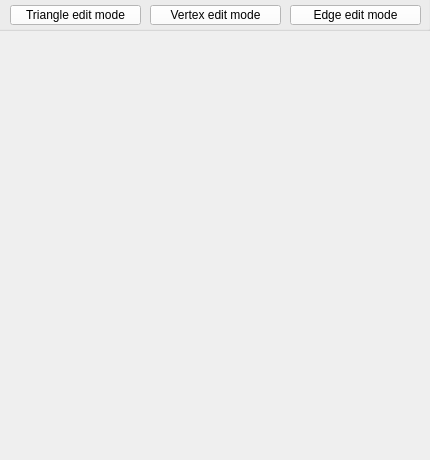
<?xml version="1.0" encoding="UTF-8"?>
<ui version="4.0">
 <class>CQDlgShapeEditionContainer</class>
 <widget class="QDialog" name="CQDlgShapeEditionContainer">
  <property name="geometry">
   <rect>
    <x>0</x>
    <y>0</y>
    <width>430</width>
    <height>460</height>
   </rect>
  </property>
  <property name="windowTitle">
   <string>Shape Edition</string>
  </property>
  <property name="windowOpacity">
   <double>1.000000000000000</double>
  </property>
  <property name="locale">
   <locale language="English" country="UnitedStates"/>
  </property>
  <widget class="QToolButton" name="qqTriangleMode">
   <property name="geometry">
    <rect>
     <x>10</x>
     <y>5</y>
     <width>131</width>
     <height>20</height>
    </rect>
   </property>
   <property name="palette">
    <palette>
     <active>
      <colorrole role="WindowText">
       <brush brushstyle="SolidPattern">
        <color alpha="255">
         <red>0</red>
         <green>0</green>
         <blue>0</blue>
        </color>
       </brush>
      </colorrole>
      <colorrole role="Button">
       <brush brushstyle="SolidPattern">
        <color alpha="255">
         <red>255</red>
         <green>255</green>
         <blue>255</blue>
        </color>
       </brush>
      </colorrole>
      <colorrole role="Light">
       <brush brushstyle="SolidPattern">
        <color alpha="255">
         <red>255</red>
         <green>255</green>
         <blue>255</blue>
        </color>
       </brush>
      </colorrole>
      <colorrole role="Midlight">
       <brush brushstyle="SolidPattern">
        <color alpha="255">
         <red>255</red>
         <green>255</green>
         <blue>255</blue>
        </color>
       </brush>
      </colorrole>
      <colorrole role="Dark">
       <brush brushstyle="SolidPattern">
        <color alpha="255">
         <red>127</red>
         <green>127</green>
         <blue>127</blue>
        </color>
       </brush>
      </colorrole>
      <colorrole role="Mid">
       <brush brushstyle="SolidPattern">
        <color alpha="255">
         <red>170</red>
         <green>170</green>
         <blue>170</blue>
        </color>
       </brush>
      </colorrole>
      <colorrole role="Text">
       <brush brushstyle="SolidPattern">
        <color alpha="255">
         <red>0</red>
         <green>0</green>
         <blue>0</blue>
        </color>
       </brush>
      </colorrole>
      <colorrole role="BrightText">
       <brush brushstyle="SolidPattern">
        <color alpha="255">
         <red>255</red>
         <green>255</green>
         <blue>255</blue>
        </color>
       </brush>
      </colorrole>
      <colorrole role="ButtonText">
       <brush brushstyle="SolidPattern">
        <color alpha="255">
         <red>0</red>
         <green>0</green>
         <blue>0</blue>
        </color>
       </brush>
      </colorrole>
      <colorrole role="Base">
       <brush brushstyle="SolidPattern">
        <color alpha="255">
         <red>255</red>
         <green>255</green>
         <blue>255</blue>
        </color>
       </brush>
      </colorrole>
      <colorrole role="Window">
       <brush brushstyle="SolidPattern">
        <color alpha="255">
         <red>255</red>
         <green>255</green>
         <blue>255</blue>
        </color>
       </brush>
      </colorrole>
      <colorrole role="Shadow">
       <brush brushstyle="SolidPattern">
        <color alpha="255">
         <red>0</red>
         <green>0</green>
         <blue>0</blue>
        </color>
       </brush>
      </colorrole>
      <colorrole role="AlternateBase">
       <brush brushstyle="SolidPattern">
        <color alpha="255">
         <red>255</red>
         <green>255</green>
         <blue>255</blue>
        </color>
       </brush>
      </colorrole>
      <colorrole role="ToolTipBase">
       <brush brushstyle="SolidPattern">
        <color alpha="255">
         <red>255</red>
         <green>255</green>
         <blue>220</blue>
        </color>
       </brush>
      </colorrole>
      <colorrole role="ToolTipText">
       <brush brushstyle="SolidPattern">
        <color alpha="255">
         <red>0</red>
         <green>0</green>
         <blue>0</blue>
        </color>
       </brush>
      </colorrole>
      <colorrole role="PlaceholderText">
       <brush brushstyle="NoBrush">
        <color alpha="128">
         <red>0</red>
         <green>0</green>
         <blue>0</blue>
        </color>
       </brush>
      </colorrole>
     </active>
     <inactive>
      <colorrole role="WindowText">
       <brush brushstyle="SolidPattern">
        <color alpha="255">
         <red>0</red>
         <green>0</green>
         <blue>0</blue>
        </color>
       </brush>
      </colorrole>
      <colorrole role="Button">
       <brush brushstyle="SolidPattern">
        <color alpha="255">
         <red>255</red>
         <green>255</green>
         <blue>255</blue>
        </color>
       </brush>
      </colorrole>
      <colorrole role="Light">
       <brush brushstyle="SolidPattern">
        <color alpha="255">
         <red>255</red>
         <green>255</green>
         <blue>255</blue>
        </color>
       </brush>
      </colorrole>
      <colorrole role="Midlight">
       <brush brushstyle="SolidPattern">
        <color alpha="255">
         <red>255</red>
         <green>255</green>
         <blue>255</blue>
        </color>
       </brush>
      </colorrole>
      <colorrole role="Dark">
       <brush brushstyle="SolidPattern">
        <color alpha="255">
         <red>127</red>
         <green>127</green>
         <blue>127</blue>
        </color>
       </brush>
      </colorrole>
      <colorrole role="Mid">
       <brush brushstyle="SolidPattern">
        <color alpha="255">
         <red>170</red>
         <green>170</green>
         <blue>170</blue>
        </color>
       </brush>
      </colorrole>
      <colorrole role="Text">
       <brush brushstyle="SolidPattern">
        <color alpha="255">
         <red>0</red>
         <green>0</green>
         <blue>0</blue>
        </color>
       </brush>
      </colorrole>
      <colorrole role="BrightText">
       <brush brushstyle="SolidPattern">
        <color alpha="255">
         <red>255</red>
         <green>255</green>
         <blue>255</blue>
        </color>
       </brush>
      </colorrole>
      <colorrole role="ButtonText">
       <brush brushstyle="SolidPattern">
        <color alpha="255">
         <red>0</red>
         <green>0</green>
         <blue>0</blue>
        </color>
       </brush>
      </colorrole>
      <colorrole role="Base">
       <brush brushstyle="SolidPattern">
        <color alpha="255">
         <red>255</red>
         <green>255</green>
         <blue>255</blue>
        </color>
       </brush>
      </colorrole>
      <colorrole role="Window">
       <brush brushstyle="SolidPattern">
        <color alpha="255">
         <red>255</red>
         <green>255</green>
         <blue>255</blue>
        </color>
       </brush>
      </colorrole>
      <colorrole role="Shadow">
       <brush brushstyle="SolidPattern">
        <color alpha="255">
         <red>0</red>
         <green>0</green>
         <blue>0</blue>
        </color>
       </brush>
      </colorrole>
      <colorrole role="AlternateBase">
       <brush brushstyle="SolidPattern">
        <color alpha="255">
         <red>255</red>
         <green>255</green>
         <blue>255</blue>
        </color>
       </brush>
      </colorrole>
      <colorrole role="ToolTipBase">
       <brush brushstyle="SolidPattern">
        <color alpha="255">
         <red>255</red>
         <green>255</green>
         <blue>220</blue>
        </color>
       </brush>
      </colorrole>
      <colorrole role="ToolTipText">
       <brush brushstyle="SolidPattern">
        <color alpha="255">
         <red>0</red>
         <green>0</green>
         <blue>0</blue>
        </color>
       </brush>
      </colorrole>
      <colorrole role="PlaceholderText">
       <brush brushstyle="NoBrush">
        <color alpha="128">
         <red>0</red>
         <green>0</green>
         <blue>0</blue>
        </color>
       </brush>
      </colorrole>
     </inactive>
     <disabled>
      <colorrole role="WindowText">
       <brush brushstyle="SolidPattern">
        <color alpha="255">
         <red>127</red>
         <green>127</green>
         <blue>127</blue>
        </color>
       </brush>
      </colorrole>
      <colorrole role="Button">
       <brush brushstyle="SolidPattern">
        <color alpha="255">
         <red>255</red>
         <green>255</green>
         <blue>255</blue>
        </color>
       </brush>
      </colorrole>
      <colorrole role="Light">
       <brush brushstyle="SolidPattern">
        <color alpha="255">
         <red>255</red>
         <green>255</green>
         <blue>255</blue>
        </color>
       </brush>
      </colorrole>
      <colorrole role="Midlight">
       <brush brushstyle="SolidPattern">
        <color alpha="255">
         <red>255</red>
         <green>255</green>
         <blue>255</blue>
        </color>
       </brush>
      </colorrole>
      <colorrole role="Dark">
       <brush brushstyle="SolidPattern">
        <color alpha="255">
         <red>127</red>
         <green>127</green>
         <blue>127</blue>
        </color>
       </brush>
      </colorrole>
      <colorrole role="Mid">
       <brush brushstyle="SolidPattern">
        <color alpha="255">
         <red>170</red>
         <green>170</green>
         <blue>170</blue>
        </color>
       </brush>
      </colorrole>
      <colorrole role="Text">
       <brush brushstyle="SolidPattern">
        <color alpha="255">
         <red>127</red>
         <green>127</green>
         <blue>127</blue>
        </color>
       </brush>
      </colorrole>
      <colorrole role="BrightText">
       <brush brushstyle="SolidPattern">
        <color alpha="255">
         <red>255</red>
         <green>255</green>
         <blue>255</blue>
        </color>
       </brush>
      </colorrole>
      <colorrole role="ButtonText">
       <brush brushstyle="SolidPattern">
        <color alpha="255">
         <red>127</red>
         <green>127</green>
         <blue>127</blue>
        </color>
       </brush>
      </colorrole>
      <colorrole role="Base">
       <brush brushstyle="SolidPattern">
        <color alpha="255">
         <red>255</red>
         <green>255</green>
         <blue>255</blue>
        </color>
       </brush>
      </colorrole>
      <colorrole role="Window">
       <brush brushstyle="SolidPattern">
        <color alpha="255">
         <red>255</red>
         <green>255</green>
         <blue>255</blue>
        </color>
       </brush>
      </colorrole>
      <colorrole role="Shadow">
       <brush brushstyle="SolidPattern">
        <color alpha="255">
         <red>0</red>
         <green>0</green>
         <blue>0</blue>
        </color>
       </brush>
      </colorrole>
      <colorrole role="AlternateBase">
       <brush brushstyle="SolidPattern">
        <color alpha="255">
         <red>255</red>
         <green>255</green>
         <blue>255</blue>
        </color>
       </brush>
      </colorrole>
      <colorrole role="ToolTipBase">
       <brush brushstyle="SolidPattern">
        <color alpha="255">
         <red>255</red>
         <green>255</green>
         <blue>220</blue>
        </color>
       </brush>
      </colorrole>
      <colorrole role="ToolTipText">
       <brush brushstyle="SolidPattern">
        <color alpha="255">
         <red>0</red>
         <green>0</green>
         <blue>0</blue>
        </color>
       </brush>
      </colorrole>
      <colorrole role="PlaceholderText">
       <brush brushstyle="NoBrush">
        <color alpha="128">
         <red>0</red>
         <green>0</green>
         <blue>0</blue>
        </color>
       </brush>
      </colorrole>
     </disabled>
    </palette>
   </property>
   <property name="mouseTracking">
    <bool>false</bool>
   </property>
   <property name="text">
    <string>Triangle edit mode</string>
   </property>
   <property name="checkable">
    <bool>true</bool>
   </property>
  </widget>
  <widget class="QToolButton" name="qqVertexMode">
   <property name="geometry">
    <rect>
     <x>150</x>
     <y>5</y>
     <width>131</width>
     <height>20</height>
    </rect>
   </property>
   <property name="palette">
    <palette>
     <active>
      <colorrole role="WindowText">
       <brush brushstyle="SolidPattern">
        <color alpha="255">
         <red>0</red>
         <green>0</green>
         <blue>0</blue>
        </color>
       </brush>
      </colorrole>
      <colorrole role="Button">
       <brush brushstyle="SolidPattern">
        <color alpha="255">
         <red>255</red>
         <green>255</green>
         <blue>255</blue>
        </color>
       </brush>
      </colorrole>
      <colorrole role="Light">
       <brush brushstyle="SolidPattern">
        <color alpha="255">
         <red>255</red>
         <green>255</green>
         <blue>255</blue>
        </color>
       </brush>
      </colorrole>
      <colorrole role="Midlight">
       <brush brushstyle="SolidPattern">
        <color alpha="255">
         <red>255</red>
         <green>255</green>
         <blue>255</blue>
        </color>
       </brush>
      </colorrole>
      <colorrole role="Dark">
       <brush brushstyle="SolidPattern">
        <color alpha="255">
         <red>127</red>
         <green>127</green>
         <blue>127</blue>
        </color>
       </brush>
      </colorrole>
      <colorrole role="Mid">
       <brush brushstyle="SolidPattern">
        <color alpha="255">
         <red>170</red>
         <green>170</green>
         <blue>170</blue>
        </color>
       </brush>
      </colorrole>
      <colorrole role="Text">
       <brush brushstyle="SolidPattern">
        <color alpha="255">
         <red>0</red>
         <green>0</green>
         <blue>0</blue>
        </color>
       </brush>
      </colorrole>
      <colorrole role="BrightText">
       <brush brushstyle="SolidPattern">
        <color alpha="255">
         <red>255</red>
         <green>255</green>
         <blue>255</blue>
        </color>
       </brush>
      </colorrole>
      <colorrole role="ButtonText">
       <brush brushstyle="SolidPattern">
        <color alpha="255">
         <red>0</red>
         <green>0</green>
         <blue>0</blue>
        </color>
       </brush>
      </colorrole>
      <colorrole role="Base">
       <brush brushstyle="SolidPattern">
        <color alpha="255">
         <red>255</red>
         <green>255</green>
         <blue>255</blue>
        </color>
       </brush>
      </colorrole>
      <colorrole role="Window">
       <brush brushstyle="SolidPattern">
        <color alpha="255">
         <red>255</red>
         <green>255</green>
         <blue>255</blue>
        </color>
       </brush>
      </colorrole>
      <colorrole role="Shadow">
       <brush brushstyle="SolidPattern">
        <color alpha="255">
         <red>0</red>
         <green>0</green>
         <blue>0</blue>
        </color>
       </brush>
      </colorrole>
      <colorrole role="AlternateBase">
       <brush brushstyle="SolidPattern">
        <color alpha="255">
         <red>255</red>
         <green>255</green>
         <blue>255</blue>
        </color>
       </brush>
      </colorrole>
      <colorrole role="ToolTipBase">
       <brush brushstyle="SolidPattern">
        <color alpha="255">
         <red>255</red>
         <green>255</green>
         <blue>220</blue>
        </color>
       </brush>
      </colorrole>
      <colorrole role="ToolTipText">
       <brush brushstyle="SolidPattern">
        <color alpha="255">
         <red>0</red>
         <green>0</green>
         <blue>0</blue>
        </color>
       </brush>
      </colorrole>
      <colorrole role="PlaceholderText">
       <brush brushstyle="NoBrush">
        <color alpha="128">
         <red>0</red>
         <green>0</green>
         <blue>0</blue>
        </color>
       </brush>
      </colorrole>
     </active>
     <inactive>
      <colorrole role="WindowText">
       <brush brushstyle="SolidPattern">
        <color alpha="255">
         <red>0</red>
         <green>0</green>
         <blue>0</blue>
        </color>
       </brush>
      </colorrole>
      <colorrole role="Button">
       <brush brushstyle="SolidPattern">
        <color alpha="255">
         <red>255</red>
         <green>255</green>
         <blue>255</blue>
        </color>
       </brush>
      </colorrole>
      <colorrole role="Light">
       <brush brushstyle="SolidPattern">
        <color alpha="255">
         <red>255</red>
         <green>255</green>
         <blue>255</blue>
        </color>
       </brush>
      </colorrole>
      <colorrole role="Midlight">
       <brush brushstyle="SolidPattern">
        <color alpha="255">
         <red>255</red>
         <green>255</green>
         <blue>255</blue>
        </color>
       </brush>
      </colorrole>
      <colorrole role="Dark">
       <brush brushstyle="SolidPattern">
        <color alpha="255">
         <red>127</red>
         <green>127</green>
         <blue>127</blue>
        </color>
       </brush>
      </colorrole>
      <colorrole role="Mid">
       <brush brushstyle="SolidPattern">
        <color alpha="255">
         <red>170</red>
         <green>170</green>
         <blue>170</blue>
        </color>
       </brush>
      </colorrole>
      <colorrole role="Text">
       <brush brushstyle="SolidPattern">
        <color alpha="255">
         <red>0</red>
         <green>0</green>
         <blue>0</blue>
        </color>
       </brush>
      </colorrole>
      <colorrole role="BrightText">
       <brush brushstyle="SolidPattern">
        <color alpha="255">
         <red>255</red>
         <green>255</green>
         <blue>255</blue>
        </color>
       </brush>
      </colorrole>
      <colorrole role="ButtonText">
       <brush brushstyle="SolidPattern">
        <color alpha="255">
         <red>0</red>
         <green>0</green>
         <blue>0</blue>
        </color>
       </brush>
      </colorrole>
      <colorrole role="Base">
       <brush brushstyle="SolidPattern">
        <color alpha="255">
         <red>255</red>
         <green>255</green>
         <blue>255</blue>
        </color>
       </brush>
      </colorrole>
      <colorrole role="Window">
       <brush brushstyle="SolidPattern">
        <color alpha="255">
         <red>255</red>
         <green>255</green>
         <blue>255</blue>
        </color>
       </brush>
      </colorrole>
      <colorrole role="Shadow">
       <brush brushstyle="SolidPattern">
        <color alpha="255">
         <red>0</red>
         <green>0</green>
         <blue>0</blue>
        </color>
       </brush>
      </colorrole>
      <colorrole role="AlternateBase">
       <brush brushstyle="SolidPattern">
        <color alpha="255">
         <red>255</red>
         <green>255</green>
         <blue>255</blue>
        </color>
       </brush>
      </colorrole>
      <colorrole role="ToolTipBase">
       <brush brushstyle="SolidPattern">
        <color alpha="255">
         <red>255</red>
         <green>255</green>
         <blue>220</blue>
        </color>
       </brush>
      </colorrole>
      <colorrole role="ToolTipText">
       <brush brushstyle="SolidPattern">
        <color alpha="255">
         <red>0</red>
         <green>0</green>
         <blue>0</blue>
        </color>
       </brush>
      </colorrole>
      <colorrole role="PlaceholderText">
       <brush brushstyle="NoBrush">
        <color alpha="128">
         <red>0</red>
         <green>0</green>
         <blue>0</blue>
        </color>
       </brush>
      </colorrole>
     </inactive>
     <disabled>
      <colorrole role="WindowText">
       <brush brushstyle="SolidPattern">
        <color alpha="255">
         <red>127</red>
         <green>127</green>
         <blue>127</blue>
        </color>
       </brush>
      </colorrole>
      <colorrole role="Button">
       <brush brushstyle="SolidPattern">
        <color alpha="255">
         <red>255</red>
         <green>255</green>
         <blue>255</blue>
        </color>
       </brush>
      </colorrole>
      <colorrole role="Light">
       <brush brushstyle="SolidPattern">
        <color alpha="255">
         <red>255</red>
         <green>255</green>
         <blue>255</blue>
        </color>
       </brush>
      </colorrole>
      <colorrole role="Midlight">
       <brush brushstyle="SolidPattern">
        <color alpha="255">
         <red>255</red>
         <green>255</green>
         <blue>255</blue>
        </color>
       </brush>
      </colorrole>
      <colorrole role="Dark">
       <brush brushstyle="SolidPattern">
        <color alpha="255">
         <red>127</red>
         <green>127</green>
         <blue>127</blue>
        </color>
       </brush>
      </colorrole>
      <colorrole role="Mid">
       <brush brushstyle="SolidPattern">
        <color alpha="255">
         <red>170</red>
         <green>170</green>
         <blue>170</blue>
        </color>
       </brush>
      </colorrole>
      <colorrole role="Text">
       <brush brushstyle="SolidPattern">
        <color alpha="255">
         <red>127</red>
         <green>127</green>
         <blue>127</blue>
        </color>
       </brush>
      </colorrole>
      <colorrole role="BrightText">
       <brush brushstyle="SolidPattern">
        <color alpha="255">
         <red>255</red>
         <green>255</green>
         <blue>255</blue>
        </color>
       </brush>
      </colorrole>
      <colorrole role="ButtonText">
       <brush brushstyle="SolidPattern">
        <color alpha="255">
         <red>127</red>
         <green>127</green>
         <blue>127</blue>
        </color>
       </brush>
      </colorrole>
      <colorrole role="Base">
       <brush brushstyle="SolidPattern">
        <color alpha="255">
         <red>255</red>
         <green>255</green>
         <blue>255</blue>
        </color>
       </brush>
      </colorrole>
      <colorrole role="Window">
       <brush brushstyle="SolidPattern">
        <color alpha="255">
         <red>255</red>
         <green>255</green>
         <blue>255</blue>
        </color>
       </brush>
      </colorrole>
      <colorrole role="Shadow">
       <brush brushstyle="SolidPattern">
        <color alpha="255">
         <red>0</red>
         <green>0</green>
         <blue>0</blue>
        </color>
       </brush>
      </colorrole>
      <colorrole role="AlternateBase">
       <brush brushstyle="SolidPattern">
        <color alpha="255">
         <red>255</red>
         <green>255</green>
         <blue>255</blue>
        </color>
       </brush>
      </colorrole>
      <colorrole role="ToolTipBase">
       <brush brushstyle="SolidPattern">
        <color alpha="255">
         <red>255</red>
         <green>255</green>
         <blue>220</blue>
        </color>
       </brush>
      </colorrole>
      <colorrole role="ToolTipText">
       <brush brushstyle="SolidPattern">
        <color alpha="255">
         <red>0</red>
         <green>0</green>
         <blue>0</blue>
        </color>
       </brush>
      </colorrole>
      <colorrole role="PlaceholderText">
       <brush brushstyle="NoBrush">
        <color alpha="128">
         <red>0</red>
         <green>0</green>
         <blue>0</blue>
        </color>
       </brush>
      </colorrole>
     </disabled>
    </palette>
   </property>
   <property name="mouseTracking">
    <bool>false</bool>
   </property>
   <property name="text">
    <string>Vertex edit mode</string>
   </property>
   <property name="checkable">
    <bool>true</bool>
   </property>
  </widget>
  <widget class="QToolButton" name="qqEdgeMode">
   <property name="geometry">
    <rect>
     <x>290</x>
     <y>5</y>
     <width>131</width>
     <height>20</height>
    </rect>
   </property>
   <property name="palette">
    <palette>
     <active>
      <colorrole role="WindowText">
       <brush brushstyle="SolidPattern">
        <color alpha="255">
         <red>0</red>
         <green>0</green>
         <blue>0</blue>
        </color>
       </brush>
      </colorrole>
      <colorrole role="Button">
       <brush brushstyle="SolidPattern">
        <color alpha="255">
         <red>255</red>
         <green>255</green>
         <blue>255</blue>
        </color>
       </brush>
      </colorrole>
      <colorrole role="Light">
       <brush brushstyle="SolidPattern">
        <color alpha="255">
         <red>255</red>
         <green>255</green>
         <blue>255</blue>
        </color>
       </brush>
      </colorrole>
      <colorrole role="Midlight">
       <brush brushstyle="SolidPattern">
        <color alpha="255">
         <red>255</red>
         <green>255</green>
         <blue>255</blue>
        </color>
       </brush>
      </colorrole>
      <colorrole role="Dark">
       <brush brushstyle="SolidPattern">
        <color alpha="255">
         <red>127</red>
         <green>127</green>
         <blue>127</blue>
        </color>
       </brush>
      </colorrole>
      <colorrole role="Mid">
       <brush brushstyle="SolidPattern">
        <color alpha="255">
         <red>170</red>
         <green>170</green>
         <blue>170</blue>
        </color>
       </brush>
      </colorrole>
      <colorrole role="Text">
       <brush brushstyle="SolidPattern">
        <color alpha="255">
         <red>0</red>
         <green>0</green>
         <blue>0</blue>
        </color>
       </brush>
      </colorrole>
      <colorrole role="BrightText">
       <brush brushstyle="SolidPattern">
        <color alpha="255">
         <red>255</red>
         <green>255</green>
         <blue>255</blue>
        </color>
       </brush>
      </colorrole>
      <colorrole role="ButtonText">
       <brush brushstyle="SolidPattern">
        <color alpha="255">
         <red>0</red>
         <green>0</green>
         <blue>0</blue>
        </color>
       </brush>
      </colorrole>
      <colorrole role="Base">
       <brush brushstyle="SolidPattern">
        <color alpha="255">
         <red>255</red>
         <green>255</green>
         <blue>255</blue>
        </color>
       </brush>
      </colorrole>
      <colorrole role="Window">
       <brush brushstyle="SolidPattern">
        <color alpha="255">
         <red>255</red>
         <green>255</green>
         <blue>255</blue>
        </color>
       </brush>
      </colorrole>
      <colorrole role="Shadow">
       <brush brushstyle="SolidPattern">
        <color alpha="255">
         <red>0</red>
         <green>0</green>
         <blue>0</blue>
        </color>
       </brush>
      </colorrole>
      <colorrole role="AlternateBase">
       <brush brushstyle="SolidPattern">
        <color alpha="255">
         <red>255</red>
         <green>255</green>
         <blue>255</blue>
        </color>
       </brush>
      </colorrole>
      <colorrole role="ToolTipBase">
       <brush brushstyle="SolidPattern">
        <color alpha="255">
         <red>255</red>
         <green>255</green>
         <blue>220</blue>
        </color>
       </brush>
      </colorrole>
      <colorrole role="ToolTipText">
       <brush brushstyle="SolidPattern">
        <color alpha="255">
         <red>0</red>
         <green>0</green>
         <blue>0</blue>
        </color>
       </brush>
      </colorrole>
      <colorrole role="PlaceholderText">
       <brush brushstyle="NoBrush">
        <color alpha="128">
         <red>0</red>
         <green>0</green>
         <blue>0</blue>
        </color>
       </brush>
      </colorrole>
     </active>
     <inactive>
      <colorrole role="WindowText">
       <brush brushstyle="SolidPattern">
        <color alpha="255">
         <red>0</red>
         <green>0</green>
         <blue>0</blue>
        </color>
       </brush>
      </colorrole>
      <colorrole role="Button">
       <brush brushstyle="SolidPattern">
        <color alpha="255">
         <red>255</red>
         <green>255</green>
         <blue>255</blue>
        </color>
       </brush>
      </colorrole>
      <colorrole role="Light">
       <brush brushstyle="SolidPattern">
        <color alpha="255">
         <red>255</red>
         <green>255</green>
         <blue>255</blue>
        </color>
       </brush>
      </colorrole>
      <colorrole role="Midlight">
       <brush brushstyle="SolidPattern">
        <color alpha="255">
         <red>255</red>
         <green>255</green>
         <blue>255</blue>
        </color>
       </brush>
      </colorrole>
      <colorrole role="Dark">
       <brush brushstyle="SolidPattern">
        <color alpha="255">
         <red>127</red>
         <green>127</green>
         <blue>127</blue>
        </color>
       </brush>
      </colorrole>
      <colorrole role="Mid">
       <brush brushstyle="SolidPattern">
        <color alpha="255">
         <red>170</red>
         <green>170</green>
         <blue>170</blue>
        </color>
       </brush>
      </colorrole>
      <colorrole role="Text">
       <brush brushstyle="SolidPattern">
        <color alpha="255">
         <red>0</red>
         <green>0</green>
         <blue>0</blue>
        </color>
       </brush>
      </colorrole>
      <colorrole role="BrightText">
       <brush brushstyle="SolidPattern">
        <color alpha="255">
         <red>255</red>
         <green>255</green>
         <blue>255</blue>
        </color>
       </brush>
      </colorrole>
      <colorrole role="ButtonText">
       <brush brushstyle="SolidPattern">
        <color alpha="255">
         <red>0</red>
         <green>0</green>
         <blue>0</blue>
        </color>
       </brush>
      </colorrole>
      <colorrole role="Base">
       <brush brushstyle="SolidPattern">
        <color alpha="255">
         <red>255</red>
         <green>255</green>
         <blue>255</blue>
        </color>
       </brush>
      </colorrole>
      <colorrole role="Window">
       <brush brushstyle="SolidPattern">
        <color alpha="255">
         <red>255</red>
         <green>255</green>
         <blue>255</blue>
        </color>
       </brush>
      </colorrole>
      <colorrole role="Shadow">
       <brush brushstyle="SolidPattern">
        <color alpha="255">
         <red>0</red>
         <green>0</green>
         <blue>0</blue>
        </color>
       </brush>
      </colorrole>
      <colorrole role="AlternateBase">
       <brush brushstyle="SolidPattern">
        <color alpha="255">
         <red>255</red>
         <green>255</green>
         <blue>255</blue>
        </color>
       </brush>
      </colorrole>
      <colorrole role="ToolTipBase">
       <brush brushstyle="SolidPattern">
        <color alpha="255">
         <red>255</red>
         <green>255</green>
         <blue>220</blue>
        </color>
       </brush>
      </colorrole>
      <colorrole role="ToolTipText">
       <brush brushstyle="SolidPattern">
        <color alpha="255">
         <red>0</red>
         <green>0</green>
         <blue>0</blue>
        </color>
       </brush>
      </colorrole>
      <colorrole role="PlaceholderText">
       <brush brushstyle="NoBrush">
        <color alpha="128">
         <red>0</red>
         <green>0</green>
         <blue>0</blue>
        </color>
       </brush>
      </colorrole>
     </inactive>
     <disabled>
      <colorrole role="WindowText">
       <brush brushstyle="SolidPattern">
        <color alpha="255">
         <red>127</red>
         <green>127</green>
         <blue>127</blue>
        </color>
       </brush>
      </colorrole>
      <colorrole role="Button">
       <brush brushstyle="SolidPattern">
        <color alpha="255">
         <red>255</red>
         <green>255</green>
         <blue>255</blue>
        </color>
       </brush>
      </colorrole>
      <colorrole role="Light">
       <brush brushstyle="SolidPattern">
        <color alpha="255">
         <red>255</red>
         <green>255</green>
         <blue>255</blue>
        </color>
       </brush>
      </colorrole>
      <colorrole role="Midlight">
       <brush brushstyle="SolidPattern">
        <color alpha="255">
         <red>255</red>
         <green>255</green>
         <blue>255</blue>
        </color>
       </brush>
      </colorrole>
      <colorrole role="Dark">
       <brush brushstyle="SolidPattern">
        <color alpha="255">
         <red>127</red>
         <green>127</green>
         <blue>127</blue>
        </color>
       </brush>
      </colorrole>
      <colorrole role="Mid">
       <brush brushstyle="SolidPattern">
        <color alpha="255">
         <red>170</red>
         <green>170</green>
         <blue>170</blue>
        </color>
       </brush>
      </colorrole>
      <colorrole role="Text">
       <brush brushstyle="SolidPattern">
        <color alpha="255">
         <red>127</red>
         <green>127</green>
         <blue>127</blue>
        </color>
       </brush>
      </colorrole>
      <colorrole role="BrightText">
       <brush brushstyle="SolidPattern">
        <color alpha="255">
         <red>255</red>
         <green>255</green>
         <blue>255</blue>
        </color>
       </brush>
      </colorrole>
      <colorrole role="ButtonText">
       <brush brushstyle="SolidPattern">
        <color alpha="255">
         <red>127</red>
         <green>127</green>
         <blue>127</blue>
        </color>
       </brush>
      </colorrole>
      <colorrole role="Base">
       <brush brushstyle="SolidPattern">
        <color alpha="255">
         <red>255</red>
         <green>255</green>
         <blue>255</blue>
        </color>
       </brush>
      </colorrole>
      <colorrole role="Window">
       <brush brushstyle="SolidPattern">
        <color alpha="255">
         <red>255</red>
         <green>255</green>
         <blue>255</blue>
        </color>
       </brush>
      </colorrole>
      <colorrole role="Shadow">
       <brush brushstyle="SolidPattern">
        <color alpha="255">
         <red>0</red>
         <green>0</green>
         <blue>0</blue>
        </color>
       </brush>
      </colorrole>
      <colorrole role="AlternateBase">
       <brush brushstyle="SolidPattern">
        <color alpha="255">
         <red>255</red>
         <green>255</green>
         <blue>255</blue>
        </color>
       </brush>
      </colorrole>
      <colorrole role="ToolTipBase">
       <brush brushstyle="SolidPattern">
        <color alpha="255">
         <red>255</red>
         <green>255</green>
         <blue>220</blue>
        </color>
       </brush>
      </colorrole>
      <colorrole role="ToolTipText">
       <brush brushstyle="SolidPattern">
        <color alpha="255">
         <red>0</red>
         <green>0</green>
         <blue>0</blue>
        </color>
       </brush>
      </colorrole>
      <colorrole role="PlaceholderText">
       <brush brushstyle="NoBrush">
        <color alpha="128">
         <red>0</red>
         <green>0</green>
         <blue>0</blue>
        </color>
       </brush>
      </colorrole>
     </disabled>
    </palette>
   </property>
   <property name="mouseTracking">
    <bool>false</bool>
   </property>
   <property name="text">
    <string>Edge edit mode</string>
   </property>
   <property name="checkable">
    <bool>true</bool>
   </property>
  </widget>
  <widget class="QGroupBox" name="groupBox">
   <property name="geometry">
    <rect>
     <x>-10</x>
     <y>-50</y>
     <width>441</width>
     <height>81</height>
    </rect>
   </property>
   <property name="palette">
    <palette>
     <active>
      <colorrole role="WindowText">
       <brush brushstyle="SolidPattern">
        <color alpha="255">
         <red>0</red>
         <green>0</green>
         <blue>0</blue>
        </color>
       </brush>
      </colorrole>
      <colorrole role="Button">
       <brush brushstyle="SolidPattern">
        <color alpha="255">
         <red>250</red>
         <green>250</green>
         <blue>250</blue>
        </color>
       </brush>
      </colorrole>
      <colorrole role="Light">
       <brush brushstyle="SolidPattern">
        <color alpha="255">
         <red>255</red>
         <green>255</green>
         <blue>255</blue>
        </color>
       </brush>
      </colorrole>
      <colorrole role="Midlight">
       <brush brushstyle="SolidPattern">
        <color alpha="255">
         <red>252</red>
         <green>252</green>
         <blue>252</blue>
        </color>
       </brush>
      </colorrole>
      <colorrole role="Dark">
       <brush brushstyle="SolidPattern">
        <color alpha="255">
         <red>125</red>
         <green>125</green>
         <blue>125</blue>
        </color>
       </brush>
      </colorrole>
      <colorrole role="Mid">
       <brush brushstyle="SolidPattern">
        <color alpha="255">
         <red>167</red>
         <green>167</green>
         <blue>167</blue>
        </color>
       </brush>
      </colorrole>
      <colorrole role="Text">
       <brush brushstyle="SolidPattern">
        <color alpha="255">
         <red>0</red>
         <green>0</green>
         <blue>0</blue>
        </color>
       </brush>
      </colorrole>
      <colorrole role="BrightText">
       <brush brushstyle="SolidPattern">
        <color alpha="255">
         <red>255</red>
         <green>255</green>
         <blue>255</blue>
        </color>
       </brush>
      </colorrole>
      <colorrole role="ButtonText">
       <brush brushstyle="SolidPattern">
        <color alpha="255">
         <red>0</red>
         <green>0</green>
         <blue>0</blue>
        </color>
       </brush>
      </colorrole>
      <colorrole role="Base">
       <brush brushstyle="SolidPattern">
        <color alpha="255">
         <red>255</red>
         <green>255</green>
         <blue>255</blue>
        </color>
       </brush>
      </colorrole>
      <colorrole role="Window">
       <brush brushstyle="SolidPattern">
        <color alpha="255">
         <red>250</red>
         <green>250</green>
         <blue>250</blue>
        </color>
       </brush>
      </colorrole>
      <colorrole role="Shadow">
       <brush brushstyle="SolidPattern">
        <color alpha="255">
         <red>0</red>
         <green>0</green>
         <blue>0</blue>
        </color>
       </brush>
      </colorrole>
      <colorrole role="AlternateBase">
       <brush brushstyle="SolidPattern">
        <color alpha="255">
         <red>252</red>
         <green>252</green>
         <blue>252</blue>
        </color>
       </brush>
      </colorrole>
      <colorrole role="ToolTipBase">
       <brush brushstyle="SolidPattern">
        <color alpha="255">
         <red>255</red>
         <green>255</green>
         <blue>220</blue>
        </color>
       </brush>
      </colorrole>
      <colorrole role="ToolTipText">
       <brush brushstyle="SolidPattern">
        <color alpha="255">
         <red>0</red>
         <green>0</green>
         <blue>0</blue>
        </color>
       </brush>
      </colorrole>
      <colorrole role="PlaceholderText">
       <brush brushstyle="NoBrush">
        <color alpha="128">
         <red>0</red>
         <green>0</green>
         <blue>0</blue>
        </color>
       </brush>
      </colorrole>
     </active>
     <inactive>
      <colorrole role="WindowText">
       <brush brushstyle="SolidPattern">
        <color alpha="255">
         <red>0</red>
         <green>0</green>
         <blue>0</blue>
        </color>
       </brush>
      </colorrole>
      <colorrole role="Button">
       <brush brushstyle="SolidPattern">
        <color alpha="255">
         <red>250</red>
         <green>250</green>
         <blue>250</blue>
        </color>
       </brush>
      </colorrole>
      <colorrole role="Light">
       <brush brushstyle="SolidPattern">
        <color alpha="255">
         <red>255</red>
         <green>255</green>
         <blue>255</blue>
        </color>
       </brush>
      </colorrole>
      <colorrole role="Midlight">
       <brush brushstyle="SolidPattern">
        <color alpha="255">
         <red>252</red>
         <green>252</green>
         <blue>252</blue>
        </color>
       </brush>
      </colorrole>
      <colorrole role="Dark">
       <brush brushstyle="SolidPattern">
        <color alpha="255">
         <red>125</red>
         <green>125</green>
         <blue>125</blue>
        </color>
       </brush>
      </colorrole>
      <colorrole role="Mid">
       <brush brushstyle="SolidPattern">
        <color alpha="255">
         <red>167</red>
         <green>167</green>
         <blue>167</blue>
        </color>
       </brush>
      </colorrole>
      <colorrole role="Text">
       <brush brushstyle="SolidPattern">
        <color alpha="255">
         <red>0</red>
         <green>0</green>
         <blue>0</blue>
        </color>
       </brush>
      </colorrole>
      <colorrole role="BrightText">
       <brush brushstyle="SolidPattern">
        <color alpha="255">
         <red>255</red>
         <green>255</green>
         <blue>255</blue>
        </color>
       </brush>
      </colorrole>
      <colorrole role="ButtonText">
       <brush brushstyle="SolidPattern">
        <color alpha="255">
         <red>0</red>
         <green>0</green>
         <blue>0</blue>
        </color>
       </brush>
      </colorrole>
      <colorrole role="Base">
       <brush brushstyle="SolidPattern">
        <color alpha="255">
         <red>255</red>
         <green>255</green>
         <blue>255</blue>
        </color>
       </brush>
      </colorrole>
      <colorrole role="Window">
       <brush brushstyle="SolidPattern">
        <color alpha="255">
         <red>250</red>
         <green>250</green>
         <blue>250</blue>
        </color>
       </brush>
      </colorrole>
      <colorrole role="Shadow">
       <brush brushstyle="SolidPattern">
        <color alpha="255">
         <red>0</red>
         <green>0</green>
         <blue>0</blue>
        </color>
       </brush>
      </colorrole>
      <colorrole role="AlternateBase">
       <brush brushstyle="SolidPattern">
        <color alpha="255">
         <red>252</red>
         <green>252</green>
         <blue>252</blue>
        </color>
       </brush>
      </colorrole>
      <colorrole role="ToolTipBase">
       <brush brushstyle="SolidPattern">
        <color alpha="255">
         <red>255</red>
         <green>255</green>
         <blue>220</blue>
        </color>
       </brush>
      </colorrole>
      <colorrole role="ToolTipText">
       <brush brushstyle="SolidPattern">
        <color alpha="255">
         <red>0</red>
         <green>0</green>
         <blue>0</blue>
        </color>
       </brush>
      </colorrole>
      <colorrole role="PlaceholderText">
       <brush brushstyle="NoBrush">
        <color alpha="128">
         <red>0</red>
         <green>0</green>
         <blue>0</blue>
        </color>
       </brush>
      </colorrole>
     </inactive>
     <disabled>
      <colorrole role="WindowText">
       <brush brushstyle="SolidPattern">
        <color alpha="255">
         <red>125</red>
         <green>125</green>
         <blue>125</blue>
        </color>
       </brush>
      </colorrole>
      <colorrole role="Button">
       <brush brushstyle="SolidPattern">
        <color alpha="255">
         <red>250</red>
         <green>250</green>
         <blue>250</blue>
        </color>
       </brush>
      </colorrole>
      <colorrole role="Light">
       <brush brushstyle="SolidPattern">
        <color alpha="255">
         <red>255</red>
         <green>255</green>
         <blue>255</blue>
        </color>
       </brush>
      </colorrole>
      <colorrole role="Midlight">
       <brush brushstyle="SolidPattern">
        <color alpha="255">
         <red>252</red>
         <green>252</green>
         <blue>252</blue>
        </color>
       </brush>
      </colorrole>
      <colorrole role="Dark">
       <brush brushstyle="SolidPattern">
        <color alpha="255">
         <red>125</red>
         <green>125</green>
         <blue>125</blue>
        </color>
       </brush>
      </colorrole>
      <colorrole role="Mid">
       <brush brushstyle="SolidPattern">
        <color alpha="255">
         <red>167</red>
         <green>167</green>
         <blue>167</blue>
        </color>
       </brush>
      </colorrole>
      <colorrole role="Text">
       <brush brushstyle="SolidPattern">
        <color alpha="255">
         <red>125</red>
         <green>125</green>
         <blue>125</blue>
        </color>
       </brush>
      </colorrole>
      <colorrole role="BrightText">
       <brush brushstyle="SolidPattern">
        <color alpha="255">
         <red>255</red>
         <green>255</green>
         <blue>255</blue>
        </color>
       </brush>
      </colorrole>
      <colorrole role="ButtonText">
       <brush brushstyle="SolidPattern">
        <color alpha="255">
         <red>125</red>
         <green>125</green>
         <blue>125</blue>
        </color>
       </brush>
      </colorrole>
      <colorrole role="Base">
       <brush brushstyle="SolidPattern">
        <color alpha="255">
         <red>250</red>
         <green>250</green>
         <blue>250</blue>
        </color>
       </brush>
      </colorrole>
      <colorrole role="Window">
       <brush brushstyle="SolidPattern">
        <color alpha="255">
         <red>250</red>
         <green>250</green>
         <blue>250</blue>
        </color>
       </brush>
      </colorrole>
      <colorrole role="Shadow">
       <brush brushstyle="SolidPattern">
        <color alpha="255">
         <red>0</red>
         <green>0</green>
         <blue>0</blue>
        </color>
       </brush>
      </colorrole>
      <colorrole role="AlternateBase">
       <brush brushstyle="SolidPattern">
        <color alpha="255">
         <red>250</red>
         <green>250</green>
         <blue>250</blue>
        </color>
       </brush>
      </colorrole>
      <colorrole role="ToolTipBase">
       <brush brushstyle="SolidPattern">
        <color alpha="255">
         <red>255</red>
         <green>255</green>
         <blue>220</blue>
        </color>
       </brush>
      </colorrole>
      <colorrole role="ToolTipText">
       <brush brushstyle="SolidPattern">
        <color alpha="255">
         <red>0</red>
         <green>0</green>
         <blue>0</blue>
        </color>
       </brush>
      </colorrole>
      <colorrole role="PlaceholderText">
       <brush brushstyle="NoBrush">
        <color alpha="128">
         <red>0</red>
         <green>0</green>
         <blue>0</blue>
        </color>
       </brush>
      </colorrole>
     </disabled>
    </palette>
   </property>
   <property name="autoFillBackground">
    <bool>false</bool>
   </property>
   <property name="title">
    <string>GroupBox</string>
   </property>
   <property name="flat">
    <bool>false</bool>
   </property>
  </widget>
  <zorder>groupBox</zorder>
  <zorder>qqTriangleMode</zorder>
  <zorder>qqVertexMode</zorder>
  <zorder>qqEdgeMode</zorder>
 </widget>
 <tabstops>
  <tabstop>qqTriangleMode</tabstop>
  <tabstop>qqVertexMode</tabstop>
  <tabstop>qqEdgeMode</tabstop>
 </tabstops>
 <resources/>
 <connections/>
</ui>
